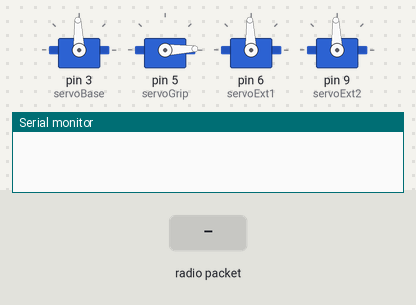
Bench run of a sketch on a simulated Arduino Uno, built with avr-gcc and run on an emulated ATmega328P. On the bench: 4 × servo, the last lines printed to the serial monitor. Wiring (inferred from the names in the program): 4 × servo: signal pin 3 / signal pin 5 / signal pin 6 / signal pin 9. Inputs (shaded band) come from the test bench. No radio packets arrive unless stated; servo pulses on a pin are drawn as a servo (544–2400 µs = 0–180°).

Above: at 1.2 s.
1.3 s: radio packet "1" arrives
At 2.5 s:
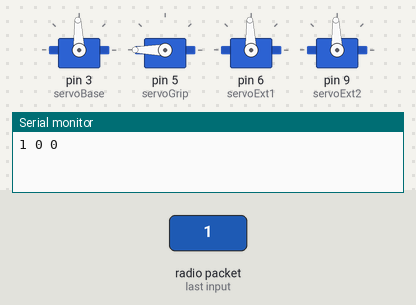
2.8 s: radio packet "90" arrives
At 3.9 s:
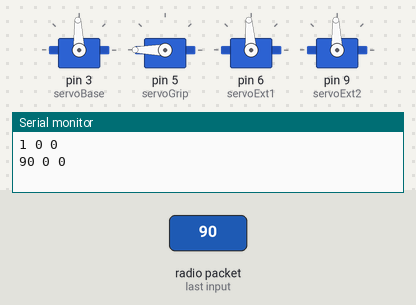
4.3 s: radio packet "5" arrives
At 5.0 s:
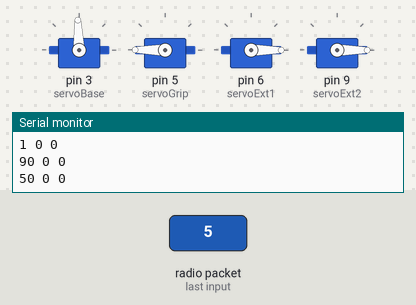
Timing chart, 0 to 7.3 s (numbered marks = the images above; inputs shaded):
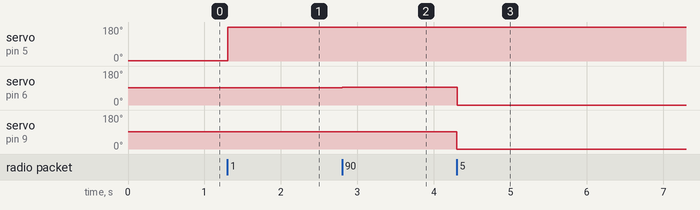

Measured:
- after the input at 1.3 s, servo on pin 5 (servoGrip): 2° → 180° at once
- after the input at 2.8 s, servo on pin 6 (servoExt1): 92° → 94° at once
- after the input at 4.3 s, servo on pin 6 (servoExt1): 94° → 0° at once; servo on pin 9 (servoExt2): 92° → 0° at once

The sketch:

QuiBOT_receiver.ino
```cpp
/*Wireless Hand Gesture Robotic Arm
 * Receiver Code
 * by R. Pelayo
 *
 * Control A Robotic Arm Wirelessly Using a Glove With Flex and Motion Sensors
 *
 * Robotic Arm Wiring:
 * All VCC - 5V (separate from the Arduino power)
 * All GND - GND (power source GND and Arduino GND should be connected)
 * Base Servo Control - D3
 * Arm Extend Control - D6 and D9 (had to combine because of DOF of controller and wireless data constraints)
 * Grip Control - D5
 *
 * NRF24 Wiring:
 * VCC - 3.3V (or use an adapter for 5V, like I did)
 * GND - GND
 * CE - D8
 * CSN - D10
 * SCK - D13
 * MOSI - D11
 * MISO - D12
 * IRQ - N/C
 */
#include <SPI.h>
#include <RH_NRF24.h>

int servoBase = 3;
int servoGrip = 5;
int servoExt1 = 6;
int servoExt2 = 9;

RH_NRF24 nrf24;
int yaw, roll, grip;
double posBase, posExt, posGrip;
String receivedString;

void setup()
{
  pinMode(servoBase, OUTPUT);
  pinMode(servoGrip, OUTPUT);
  pinMode(servoExt1, OUTPUT);
  pinMode(servoExt2, OUTPUT);

  servoWrite(1500, servoBase);
  servoWrite(1000, servoGrip);
  servoWrite(1500, servoExt1);
  servoWrite(1500, servoExt2);


  Serial.begin(9600);
  if (!nrf24.init())
    Serial.println("init failed");
  if (!nrf24.setChannel(1))
    Serial.println("setChannel failed");
  if (!nrf24.setRF(RH_NRF24::DataRate2Mbps, RH_NRF24::TransmitPower0dBm))
    Serial.println("setRF failed");
}

void loop()
{
  if (nrf24.available())
  {
    uint8_t buf[RH_NRF24_MAX_MESSAGE_LEN];
    uint8_t len = sizeof(buf);
    if (nrf24.recv(buf, &len)){
      receivedString = (char*)buf;
      receivedString.remove(6);
      //Serial.println(receivedString);
      yaw =  receivedString.substring(0,2).toInt();
      roll = receivedString.substring(2,4).toInt();
      grip = receivedString.substring(4,5).toInt();
      Serial.print(yaw);
      Serial.print(" ");
      Serial.print(roll);
      Serial.print(" ");
      Serial.println(grip);
      posBase = roll*8.33333*2;
      posExt = yaw*8.333333*2;
      servoWrite(posBase, servoBase);
      servoWrite(posExt, servoExt2);
      servoWrite(posExt, servoExt1);
      if(grip == 1){
        posGrip = 1000;
      }else{
        posGrip = 2000;
      }
      servoWrite(posGrip, servoGrip);
    }
    else{
      Serial.println("recv failed");
    }
  }
}
void servoWrite(double pulseWidth, int servo){
  digitalWrite(servo, HIGH);
  delayMicroseconds(pulseWidth);
  digitalWrite(servo, LOW);
}
```
